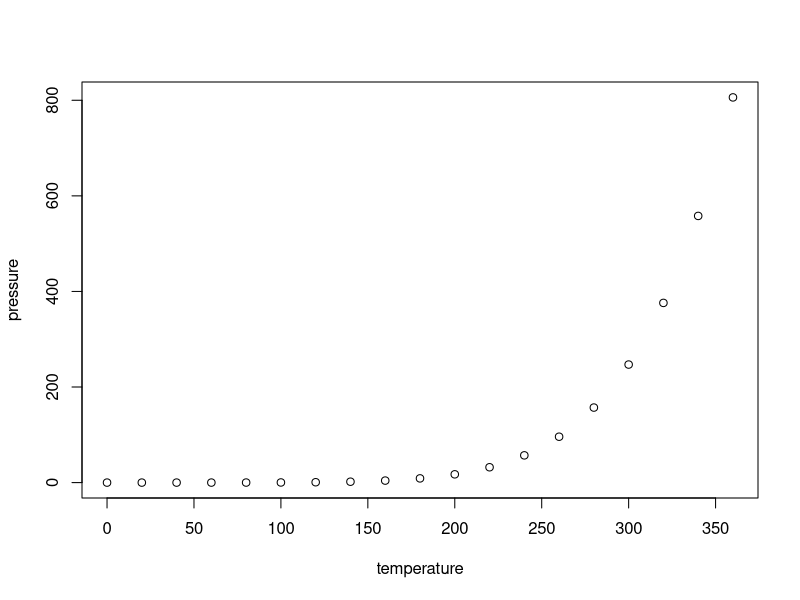
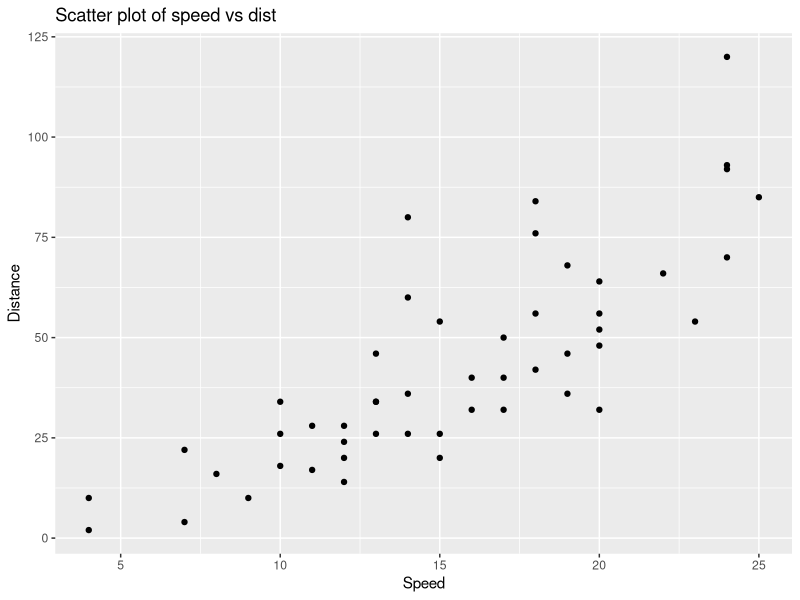

These figures' R source, in order:
## ---- chunk 1
knitr::opts_chunk$set(echo = TRUE)
## ---- chunk 2
summary(cars)
## ---- chunk 3
plot(pressure)
## ---- chunk 4
library("vegan")
library("ggplot2")
ggplot(cars, aes(x = speed, y = dist)) +
  geom_point() +
  labs(title = "Scatter plot of speed vs dist",
       x = "Speed",
       y = "Distance")
